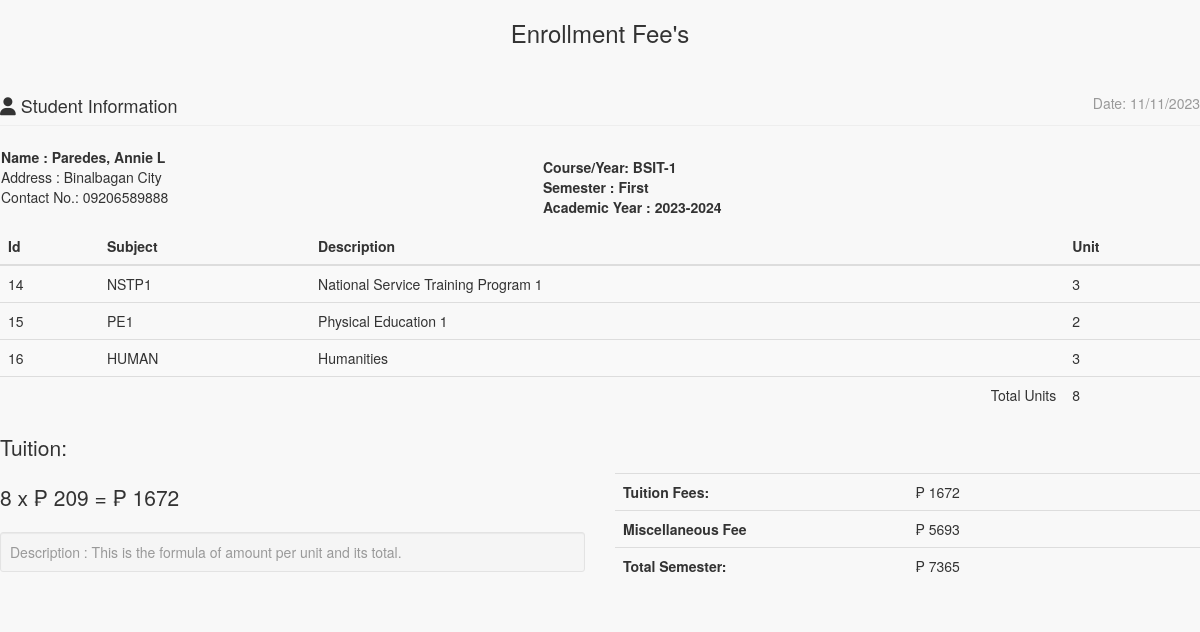
The app's page /admin/enrollees/statementaccnt.php?IDNO=100000056 with its own data.
### tables this page shows
CREATE TABLE `tblstudent` (
  `S_ID` int(11) NOT NULL AUTO_INCREMENT,
  `IDNO` int(20) NOT NULL,
  `FNAME` varchar(40) NOT NULL,
  `LNAME` varchar(40) NOT NULL,
  `MNAME` varchar(40) NOT NULL,
  `SEX` varchar(10) NOT NULL DEFAULT 'Male',
  `BDAY` date NOT NULL,
  `BPLACE` text NOT NULL,
  `STATUS` varchar(30) NOT NULL,
  `AGE` int(30) NOT NULL,
  `NATIONALITY` varchar(40) NOT NULL,
  `RELIGION` varchar(255) NOT NULL,
  `CONTACT_NO` varchar(40) NOT NULL,
  `HOME_ADD` text NOT NULL,
  `ACC_USERNAME` varchar(255) NOT NULL,
  `ACC_PASSWORD` text NOT NULL,
  `student_status` text NOT NULL,
  `YEARLEVEL` int(11) NOT NULL,
  `COURSE_ID` int(11) NOT NULL,
  `STUDPHOTO` varchar(255) NOT NULL,
  `SEMESTER` varchar(30) NOT NULL,
  `SYEAR` varchar(30) NOT NULL,
  `NewEnrollees` tinyint(1) NOT NULL,
  PRIMARY KEY (`S_ID`),
  UNIQUE KEY `IDNO` (`IDNO`)
);

CREATE TABLE `course` (
  `COURSE_ID` int(11) NOT NULL AUTO_INCREMENT,
  `COURSE_NAME` varchar(30) NOT NULL,
  `COURSE_LEVEL` int(11) NOT NULL DEFAULT '1',
  `COURSE_MAJOR` varchar(30) NOT NULL DEFAULT 'None',
  `COURSE_DESC` varchar(255) NOT NULL,
  `DEPT_ID` int(11) NOT NULL,
  `SETSEMESTER` varchar(90) NOT NULL,
  PRIMARY KEY (`COURSE_ID`),
  KEY `DEPT_ID` (`DEPT_ID`)
);

CREATE TABLE `subject` (
  `SUBJ_ID` int(11) NOT NULL AUTO_INCREMENT,
  `SUBJ_CODE` varchar(30) NOT NULL,
  `SUBJ_DESCRIPTION` varchar(255) NOT NULL,
  `UNIT` int(2) NOT NULL,
  `PRE_REQUISITE` varchar(30) NOT NULL DEFAULT 'None',
  `COURSE_ID` int(11) NOT NULL,
  `AY` varchar(30) NOT NULL,
  `SEMESTER` varchar(20) NOT NULL,
  `PreTaken` tinyint(1) NOT NULL,
  PRIMARY KEY (`SUBJ_ID`),
  KEY `COURSE_ID` (`COURSE_ID`)
);

### include/database.php (called while the page is built, shortened)
<?php
class Database {
	var $sql_string = '';
	public $conn;
	public function open_connection() {
		$this->conn = mysqli_connect(server,user,pass);
		if(!$this->conn){
			echo "Problem in database connection! Contact administrator!";
			exit();
		}else{
			$db_select = mysqli_select_db($this->conn,database_name);
		}
	}
	function setQuery($sql='') {
		$this->sql_string=$sql;
	}
	function executeQuery() {
		$result = mysqli_query($this->conn,$this->sql_string);
		return $result;
	}
	private function confirm_query($result) {
		return $result;
	}
	function loadResultList( $key='' ) {
		$cur = $this->executeQuery();
		$array = array();
		while ($row = mysqli_fetch_object($cur)) {
			if ($key) {
				$array[$row->$key] = $row;
			} else {
				$array[] = $row;
			}
		}
		return $array;
	}
	function loadSingleResult() {
		$cur = $this->executeQuery();
		while ($row = mysqli_fetch_object($cur)) {
		return $data = $row;
		}
	}
}
$mydb = new Database();
?>

### include/students.php (called while the page is built, shortened)
<?php
require_once(LIB_PATH.DS.'database.php');
class Student {
	protected static  $tblname = "tblstudent";
	function single_student($id=""){
			global $mydb;
			$mydb->setQuery("SELECT * FROM ".self::$tblname."
				Where IDNO= '{$id}' LIMIT 1");
			$cur = $mydb->loadSingleResult();
			return $cur;
	}
}
?>

### include/courses.php (called while the page is built, shortened)
<?php
require_once(LIB_PATH.DS.'database.php');
class Course {
	protected static  $tblname = "course";
	function single_course($id=""){
			global $mydb;
			$mydb->setQuery("SELECT * FROM ".self::$tblname."
				Where COURSE_ID= '{$id}' LIMIT 1");
			$cur = $mydb->loadSingleResult();
			return $cur;
	}
}
?>

### admin/enrollees/statementaccnt.php (the view, shortened to what this page needs)
<?php
require_once("../../include/initialize.php");
?>
<!DOCTYPE html>
<html>
<head>
  <link href="<?php echo web_root; ?>admin/css/bootstrap.min.css" rel="stylesheet">
    <link href="<?php echo web_root; ?>admin/css/metisMenu.min.css" rel="stylesheet">
    <link href="<?php echo web_root; ?>admin/css/timeline.css" rel="stylesheet">
    <link href="<?php echo web_root; ?>admin/css/sb-admin-2.css" rel="stylesheet">
   <link href="<?php echo web_root; ?>admin/css/morris.css" rel="stylesheet">
    <link href="<?php echo web_root; ?>admin/font/css/font-awesome.min.css" rel="stylesheet" type="text/css">
  <link href="<?php echo web_root; ?>admin/font/font-awesome.min.css" rel="stylesheet" type="text/css">
    <link href="<?php echo web_root; ?>admin/css/dataTables.bootstrap.css" rel="stylesheet">
<link href="<?php echo web_root; ?>css/bootstrap-datetimepicker.min.css" rel="stylesheet" media="screen">
 <link href="<?php echo web_root; ?>css/datepicker.css" rel="stylesheet" media="screen">
 <link href="<?php echo web_root; ?>admin/css/costum.css" rel="stylesheet">
</head>
<body onload="window.print();">
<div class="wrapper">
    <section class="invoice">
      <div class="row">
        <h3 align="center">Enrollment Fee's</h3>
      </div>
      <div class="row">
        <div class="col-xs-12">
          <h4 class="page-header">
            <i class="fa fa-user"></i> Student Information
            <small class="pull-right">Date: <?php echo date('m/d/Y'); ?></small>
          </h4>
        </div>
      </div>
      <?php
      $student = New Student();
      $stud = $student->single_student($_GET['IDNO']);
      ?>
      <table>
        <tr>
          <td width="75%" colspan="2" >
            <address>
            <b>Name : <?php echo $stud->LNAME. ', ' .$stud->FNAME .' ' .$stud->MNAME;?></b><br>
            Address : <?php echo $stud->HOME_ADD;?><br>
            Contact No.: <?php echo $stud->CONTACT_NO;?><br>
          </address>
          </td>
          <td >
             <b>Course/Year:  <?php
            $course = New Course();
            $singlecourse = $course->single_course($stud->COURSE_ID);
            echo $_SESSION['COURSE_YEAR'] = $singlecourse->COURSE_NAME.'-'.$singlecourse->COURSE_LEVEL;
            ?></b><br>
          <b>Semester : <?php echo $_SESSION['SEMESTER']; ?></b> <br/>
          <b>Academic Year : <?php echo $_SESSION['SY']; ?></b>
          </td>
        </tr>
      </table>
<?php
  if (isset($_SESSION['admingvCart'])){
?>
<div class="row">
  <div class="col-xs-12 table-responsive">
    <table class="table table-striped">
      <thead>
      <tr>
        <th>Id</th>
        <th>Subject</th>
        <th>Description</th>
        <th>Unit</th>
      </tr>
      </thead>
      <tbody>
      <?php
        $totunit = 0;
             $count_cart = count($_SESSION['admingvCart']);
                for ($i=0; $i < $count_cart  ; $i++) {
                    $query = "SELECT * FROM `subject` s, `course` c WHERE s.COURSE_ID=c.COURSE_ID AND SUBJ_ID=" . $_SESSION['admingvCart'][$i]['subjectid'];
                     $mydb->setQuery($query);
                     $cur = $mydb->loadResultList();
                      foreach ($cur as $result) {
                         echo '<tr>';
                          echo '<td>' . $result->SUBJ_ID.'</a></td>';
                          echo '<td>'. $result->SUBJ_CODE.'</td>';
                          echo '<td>'. $result->SUBJ_DESCRIPTION.'</td>';
                          echo '<td>' . $result->UNIT.'</a></td>';
                          echo '</tr>';
                          $totunit +=  $result->UNIT;
                      }
                }
          ?>
      </tbody>
     </table>
<?php
}else{
?>
    <table class="table table-striped">
      <thead>
      <tr>
        <th>Id</th>
        <th>Subject</th>
        <th>Description</th>
        <th>Unit</th>
      </tr>
      </thead>
      <tbody>
      <?php
       $totunit = 0;
      $mydb->setQuery("SELECT * FROM `subject` s, `course` c
        WHERE s.COURSE_ID=c.COURSE_ID AND s.COURSE_ID=".$_SESSION['COURSEID']." AND SEMESTER='".$_SESSION['SEMESTER']."'");
      $cur = $mydb->loadResultList();
      foreach ($cur as $result) {
        echo '<tr>';
        echo '<td>'.$result->SUBJ_ID.'</td>';
        echo '<td>'.$result->SUBJ_CODE.'</td>';
        echo '<td>'.$result->SUBJ_DESCRIPTION.'</td>';
        echo '<td>'.$result->UNIT.'</td>';
        echo '</tr>';
        $totunit +=  $result->UNIT;
      }
      ?>
      <tr>
      <td colspan="3" align="right" >Total Units</td>
      <td><?php echo $totunit;?></td>
      </tr>
      </tbody>
    </table>
<?php
}
?>
   <div class="row">
        <div class="col-xs-6">
          <p class="lead">Tuition:</p>
        <p class="lead">
          <?php
           $perunit = 209;
           $entrancefee = 5693;
           $subtot = $totunit * $perunit;
           $totsem = $entrancefee + $subtot;
           echo $totunit .' x  &#8369 ' . $perunit . ' =  &#8369 ' . $subtot ;
           ?>
          </p>
          <p class="text-muted well well-sm no-shadow" style="margin-top: 10px;">
           Description : This is the formula of amount per unit and its total.
          </p>
        </div>
        <div class="col-xs-6">
         <br/>
         <br/>
            <table class="table">
              <tr>
                <th style="width:50%">Tuition Fees:</th>
                <td>  &#8369 <?php echo  $subtot; ?></td>
              </tr>
              <tr>
                <th>Miscellaneous Fee</th>
                <td>  &#8369 <?php echo  $entrancefee  ; ?></td>
              </tr>
              <tr>
                <th>Total Semester:</th>
                <td>  &#8369 <?php echo  $totsem; ?>
                </td>
              </tr>
            </table>
          </div>
      </div>
    </section>
    </div>
 </body>
 </html>

### admin/css/sb-admin-2.css (style rules this page uses)
body { background-color: #f8f8f8; }

### records on screen
tblstudent: LNAME "Paredes", FNAME "Annie", MNAME "L", HOME_ADD "Binalbagan City", CONTACT_NO "09206589888"
course: COURSE_NAME+COURSE_LEVEL "BSIT-1"
subject: SUBJ_ID "14", SUBJ_CODE "NSTP1", SUBJ_DESCRIPTION "National Service Training Program 1", UNIT "3"
subject: SUBJ_ID "15", SUBJ_CODE "PE1", SUBJ_DESCRIPTION "Physical Education 1", UNIT "2"
subject: SUBJ_ID "16", SUBJ_CODE "HUMAN", SUBJ_DESCRIPTION "Humanities", UNIT "3"

### other values on screen
$_SESSION['SEMESTER'] "First"
$_SESSION['SY'] "2023-2024"
$totunit "8"
$perunit "209"
$subtot "1672"
$entrancefee "5693"
$totsem "7365"
